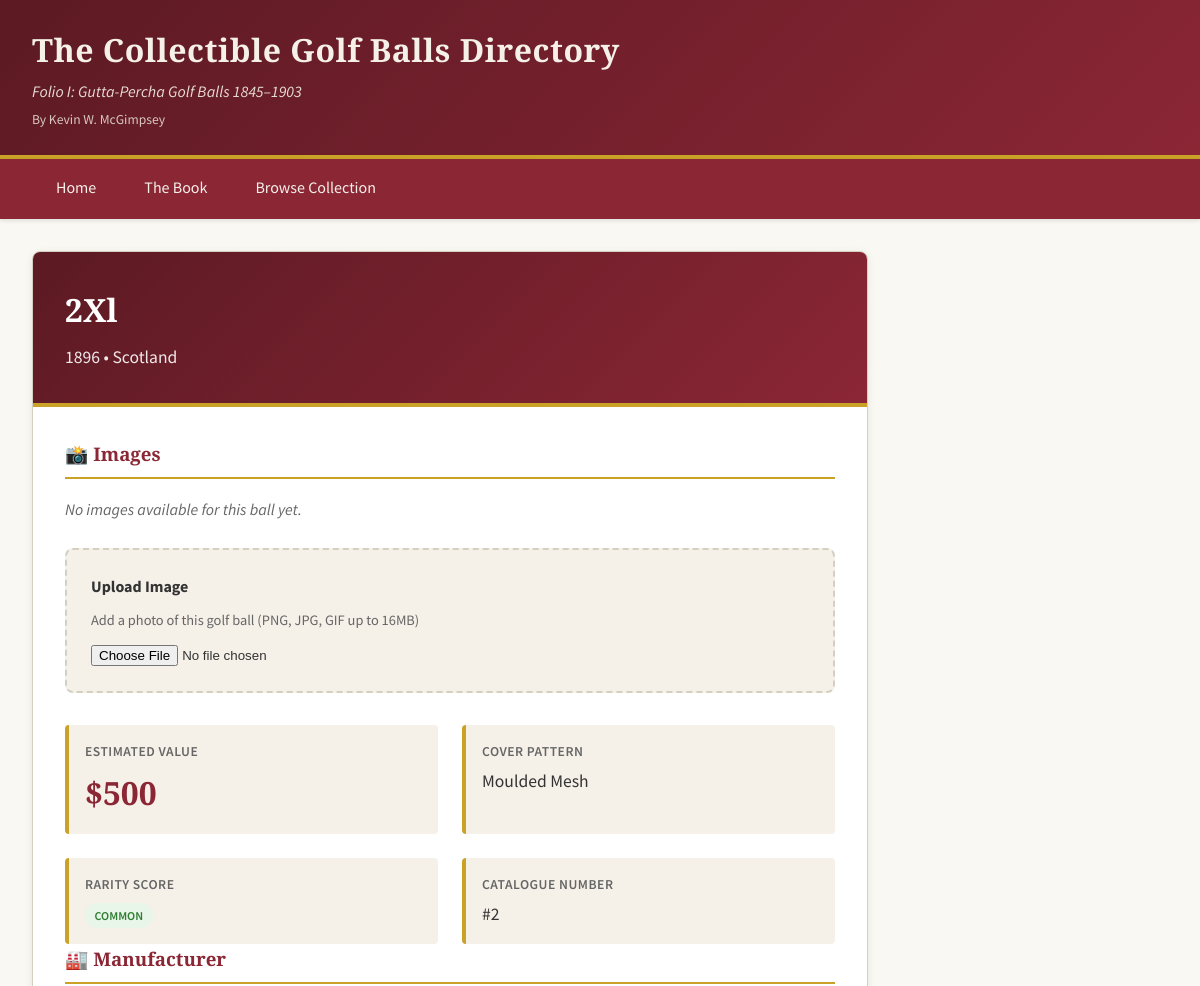
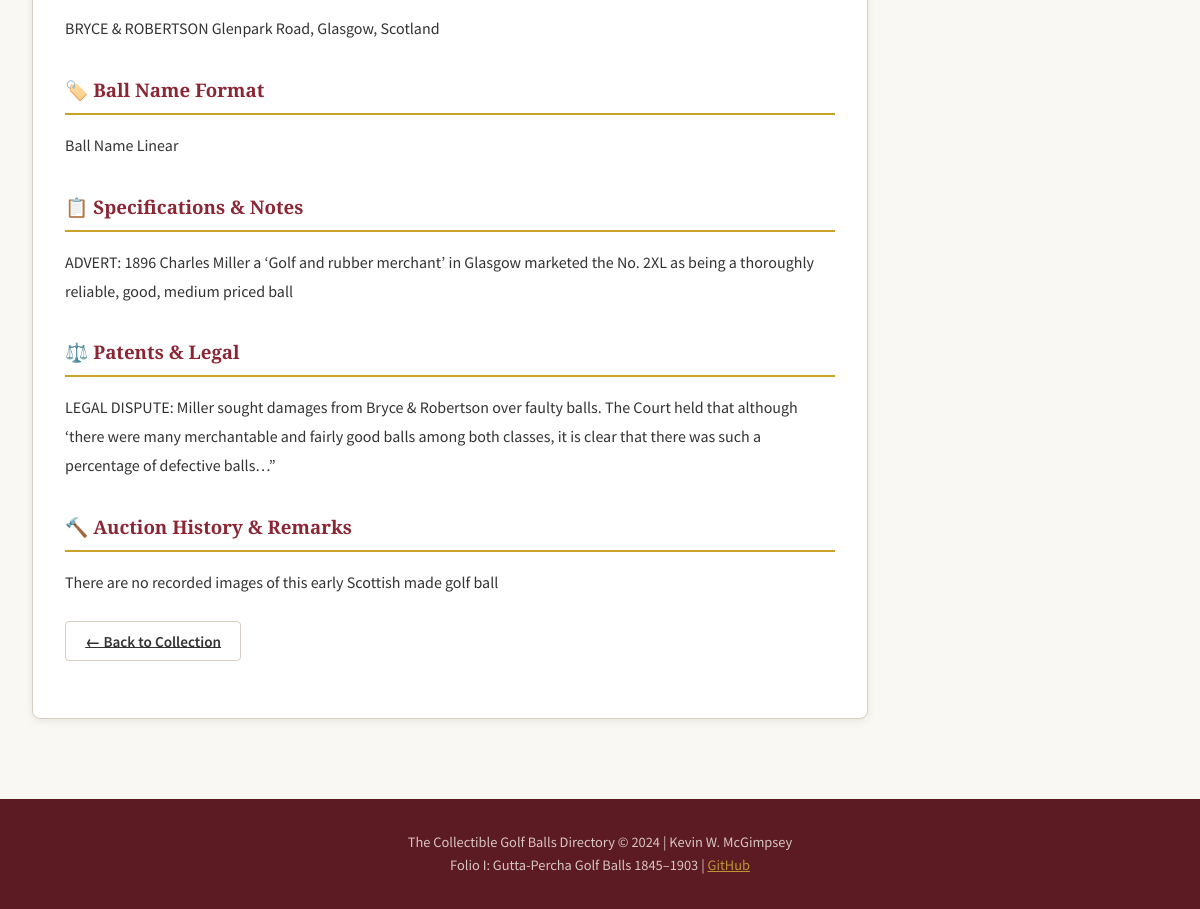
The page /ball/2 on the database its author committed (2 pictures, top to bottom).
### tables this page shows
CREATE TABLE golf_balls (
    record_no INTEGER PRIMARY KEY,
    ball_name TEXT NOT NULL,
    ball_name_format TEXT,
    era TEXT,
    era_start INTEGER,
    era_end INTEGER,
    era_sort INTEGER,
    cover_pattern TEXT,
    manufacturer TEXT,
    specs TEXT,
    patents_legal TEXT,
    auction_remarks TEXT,
    condition_grade TEXT,
    value_raw TEXT,
    value_low REAL,
    value_high REAL,
    value_mid REAL,
    currency TEXT,
    country TEXT,
    rarity_score INTEGER DEFAULT 0
, folio INTEGER DEFAULT 1);

### app.py (the view)
@app.route('/ball/<int:record_no>')
def ball_detail(record_no):
    db = get_db()
    ball = db.execute('SELECT * FROM golf_balls WHERE record_no = ?', (record_no,)).fetchone()
    if ball is None:
        return "Ball not found", 404
    ball_images = []
    ball_folder = os.path.join(app.config['UPLOAD_FOLDER'], f'ball_{record_no}')
    if os.path.exists(ball_folder):
        ball_images = [f for f in os.listdir(ball_folder) if allowed_file(f)]
    book = load_book_structure()
    return render_template('detail.html', ball=ball, images=ball_images, folios=book['folios'])

### app.py (called while the page is built)
def get_db():
    db = getattr(g, '_database', None)
    if db is None:
        db = g._database = sqlite3.connect(DATABASE)
        db.row_factory = sqlite3.Row
    return db

@app.teardown_appcontext
def close_connection(exception):
    db = getattr(g, '_database', None)
    if db is not None:
        db.close()

def load_book_structure():
    with open('static/book_content/book_structure.json', 'r') as f:
        return json.load(f)

### templates/detail.html (shortened to what this page needs)
{% extends "base.html" %}
{% block content %}
<div class="detail-container">
    <div class="detail-header">
        <h1>{{ ball.ball_name }}</h1>
        <div class="meta">
            <span>{{ ball.era }} </span>
            <span class="separator">•</span>
            <span>{{ ball.country }}</span>
        </div>
    </div>
    <div class="detail-body">
        <div class="detail-section">
            <h3>📸 Images</h3>
            {% if images %}
            <div class="image-gallery">
                {% for image in images %}
                <div class="image-item">
                    <img src="{{ url_for('uploaded_file', record_no=ball.record_no, filename=image) }}" alt="{{ ball.ball_name }}">
                </div>
                {% endfor %}
            </div>
            {% else %}
            <p style="color: var(--color-text-light); font-style: italic;">No images available for this ball yet.</p>
            {% endif %}
            <div class="upload-section">
                <label><strong>Upload Image</strong></label>
                <p style="font-size: 0.9rem; color: var(--color-text-light); margin: 0.5rem 0;">Add a photo of this golf ball (PNG, JPG, GIF up to 16MB)</p>
                <input type="file" id="image-upload" accept="image/*" onchange="handleImageUpload({{ ball.record_no }})">
            </div>
        </div>
        <div class="detail-grid">
            <div class="detail-item">
                <div class="detail-item-label">Estimated Value</div>
                <div class="price-highlight">${{ "{:,.0f}".format(ball.value_mid) }}</div>
            </div>
            <div class="detail-item">
                <div class="detail-item-label">Cover Pattern</div>
                <div class="detail-item-value">{{ ball.cover_pattern or "Not specified" }}</div>
            </div>
            <div class="detail-item">
                <div class="detail-item-label">Rarity Score</div>
                <div class="detail-item-value">
                    <span class="rarity-badge {{ 'rarity-legendary' if ball.rarity_score >= 6 else 'rarity-epic' if ball.rarity_score >= 5 else 'rarity-rare' if ball.rarity_score >= 4 else 'rarity-uncommon' if ball.rarity_score >= 3 else 'rarity-common' }}">
                        {{ 'Legendary' if ball.rarity_score >= 6 else 'Epic' if ball.rarity_score >= 5 else 'Rare' if ball.rarity_score >= 4 else 'Uncommon' if ball.rarity_score >= 3 else 'Common' }}
                    </span>
                </div>
            </div>
            <div class="detail-item">
                <div class="detail-item-label">Catalogue Number</div>
                <div class="detail-item-value">#{{ ball.record_no }}</div>
            </div>
        </div>
        {% if ball.manufacturer %}
        <div class="detail-section">
            <h3>🏭 Manufacturer</h3>
            <p>{{ ball.manufacturer }}</p>
        </div>
        {% endif %}
        {% if ball.ball_name_format %}
        <div class="detail-section">
            <h3>🏷️ Ball Name Format</h3>
            <p>{{ ball.ball_name_format }}</p>
        </div>
        {% endif %}
        {% if ball.specs %}
        <div class="detail-section">
            <h3>📋 Specifications & Notes</h3>
            <p>{{ ball.specs }}</p>
        </div>
        {% endif %}
        {% if ball.patents_legal %}
        <div class="detail-section">
            <h3>⚖️ Patents & Legal</h3>
            <p>{{ ball.patents_legal }}</p>
        </div>
        {% endif %}
        {% if ball.auction_remarks %}
        <div class="detail-section">
            <h3>🔨 Auction History & Remarks</h3>
            <p>{{ ball.auction_remarks }}</p>
        </div>
        {% endif %}
        <div class="detail-section">
            <a href="/browse" class="btn btn-secondary">← Back to Collection</a>
        </div>
    </div>
</div>
{% endblock %}

### static/css/style.css (style rules this page uses)
:root { --color-primary: #8B2635; --color-primary-dark: #5C1A23; --color-primary-light: #A63D4D; --color-burgundy: #722F37; --color-cream: #F5F0E8; --color-parchment: #FAF8F3; --color-gold: #C9A227; --color-gold-light: #D4B43A; --color-charcoal: #2C2C2C; --color-text: #333333; --color-text-light: #666666; --color-border: #D4CFC0; --color-sidebar: #F8F5F0; --color-accent: #8B2635; --font-heading: 'Playfair Display', 'Georgia', serif; --font-body: 'Source Sans Pro', 'Helvetica Neue', Arial, sans-serif; --sidebar-width: 300px; }
* { margin: 0; padding: 0; box-sizing: border-box; }
body { font-family: var(--font-body); background-color: var(--color-parchment); color: var(--color-text); line-height: 1.6; }
.btn { padding: 0.6rem 1.2rem; border: none; border-radius: 4px; font-size: 0.95rem; cursor: pointer; transition: all 0.2s; font-weight: 600; flex: 1; }
.btn-secondary { background-color: transparent; color: var(--color-text); border: 1px solid var(--color-border); }
.rarity-badge { display: inline-block; padding: 0.2rem 0.6rem; border-radius: 12px; font-size: 0.75rem; font-weight: 600; text-transform: uppercase; }
.rarity-common { background-color: #e8f5e9; color: #2e7d32; }
.detail-container { background: white; border-radius: 8px; box-shadow: 0 2px 8px rgba(0,0,0,0.08); overflow: hidden; border: 1px solid var(--color-border); }
.detail-header { background: linear-gradient(135deg, var(--color-primary-dark) 0%, var(--color-primary) 100%); color: white; padding: 2rem; border-bottom: 4px solid var(--color-gold); }
.detail-header h1 { font-family: var(--font-heading); font-size: 2rem; margin-bottom: 0.5rem; }
.detail-header .meta { opacity: 0.9; font-size: 1.1rem; }
.detail-body { padding: 2rem; }
.detail-section { margin-bottom: 2rem; }
.detail-section h3 { font-family: var(--font-heading); color: var(--color-primary); border-bottom: 2px solid var(--color-gold); padding-bottom: 0.5rem; margin-bottom: 1rem; }
.detail-section p { line-height: 1.8; color: var(--color-text); }
.detail-grid { display: grid; grid-template-columns: repeat(auto-fit, minmax(250px, 1fr)); gap: 1.5rem; }
.detail-item { background-color: var(--color-cream); padding: 1rem; border-radius: 4px; border-left: 4px solid var(--color-gold); }
.detail-item-label { font-weight: 600; color: var(--color-text-light); font-size: 0.85rem; text-transform: uppercase; letter-spacing: 0.5px; margin-bottom: 0.25rem; }
.detail-item-value { font-size: 1.1rem; color: var(--color-text); }
.price-highlight { font-size: 2rem; font-weight: 700; color: var(--color-primary); font-family: var(--font-heading); }
.upload-section { background: var(--color-cream); padding: 1.5rem; border-radius: 8px; margin-top: 1.5rem; border: 2px dashed var(--color-border); }

### templates/detail.html (style rules this page uses)
.upload-section { background: var(--color-cream); padding: 1.5rem; border-radius: 8px; margin-top: 1.5rem; border: 2px dashed var(--color-border); }

### rows shown on the page
golf_balls: ball_name "2Xl", era "1896", country "Scotland", value_mid "500", cover_pattern "Moulded Mesh", rarity_score "COMMON", record_no "2", manufacturer "BRYCE & ROBERTSON Glenpark Road, Glasgow, Scotland", ball_name_format "Ball Name Linear", specs "ADVERT: 1896 Charles Miller a ‘Golf and rubber merchant’ in Glasgow marketed the No. 2XL as being a thoroughly reliable, good, medium priced ball", patents_legal "LEGAL DISPUTE: Miller sought damages from Bryce & Robertson over faulty balls. The Court held that although ‘there were many merchantable and fairly good balls among both classes, it is clear that there was such a percentage of defective balls…”", auction_remarks "There are no recorded images of this early Scottish made golf ball"
